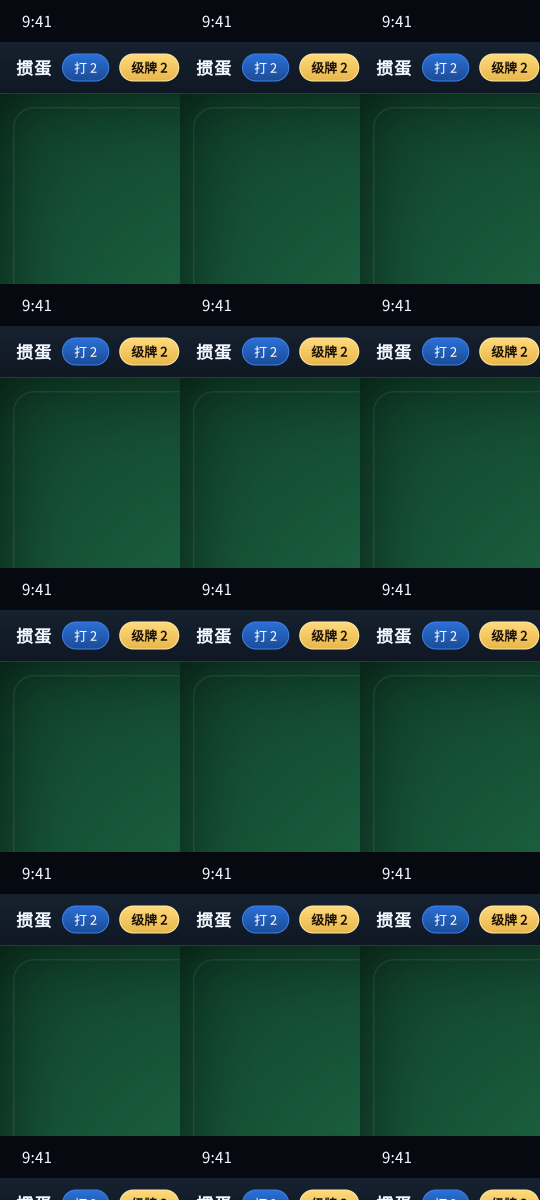
#> input picture proto/shots_整机效果图_v1.png, 2160 x 4800 px (shown at 1/4 size)
$ python _read_ref.py '../proto/shots_整机效果图_v1.png'
#> lines starting #> are read from the running program, lines starting #| are printed output that depends on the picture
### src/landlord_counter/guandan/percept.py
"""掼蛋视觉感知层: 手牌(切半读+拼接) / 桌面待压牌 / 轮次判定。

坐标基于实测(720x1280, dpr2): 手牌带 y[805,945]; 左半 x[0,370], 右半 x[350,720]
"""
from __future__ import annotations

import cv2
import numpy as np

from .rules import Card, cards_from_tokens

HAND_BAND = (815, 936)   # 实测(2026-09-17, 用户标注图): 手牌牌面 y 815..936 ✓ (旧值 695,825 是"牌上方空白", 会让 card_slots 返回空 ⇒ 读牌静默全废 ✗)
CARD_W_FULL = 62
LAST_CARD_W = 88
ALL_TPL_RETRY_DIST = 0.25
# ★ 平放识别的**窗口上界**(2026-09-18 用户思路): 取 0 ⇒ 只裁"牌的face", 上方那条干扰
#   (「你」字 y≈780-812 / 抬起牌溢出的右半边 / 10 的 0 残影)全部落在窗口之外 ✓
FLAT_WIN_UP = 0
FLAT_GOOD_DIST = 0.06   # 平放窗口下距离超过它就试"抬起窗口"(好匹配≈0.00~0.01)
RAISED_WIN_UP = 46      # 抬起识别的窗口上界(要能看到抬起 36px 的内容 ✓)   # 滑动匹配距离超过它就换**全部模板**重读(好匹配≈0.00~0.15, 坏匹配≈0.9) ✓          # 末张的完整宽(源码布局: 整排宽=(n-1)*间距+88) ✓          # 整张牌宽(实测: 最后一张完整可见 ⇒ 用它从右缘反推它的左缘) ✓
_BAND_LAST: list = [None]   # 上次可信的手牌带(抬起态会把测量带偏 ⇒ 用缓存兜底) ✓
# 手牌行最左边是"你"字小框(浅绿), 它不是牌 → 读牌时从它右边开始
# (实测 2026-09-16: 不裁会把"你"读成一张 8 并盖住第一张牌; 裁 20~65px 都能读全)
HAND_X_PAD = 26   # 实测(2026-09-16 720x1280 掼蛋): 牌面 y≈695..825, 130px 高
SPLITS = [(0, 370), (350, 720)]

PROMPT_HAND = (
    # 2026-09-16 修正: 旧提示词写"每张只露出左上角" → 与本界面(整张可见)不符 ✗
    # → 模型把最左边"你"字小框也当成一张半露的牌(读成 8)、王也读错。
    # 用实测验证过的说法(真值对照: 9 张里 8 张逐张一致 ✓)
    "图里是一排掼蛋扑克牌(最左边的小方框不是牌,请忽略)。"
    "先数一共有几张,再按从左到右列出每张的**点数**,空格分隔,不要解释,不要合并重复。"
    "格式示例: 共9张 | 3 9 10 J Q K A A A 小王。"
    "10 写 10,J/Q/K/A 照写,小王写小王,大王写大王。"
)
PROMPT_TABLE = (
    "这是掼蛋牌桌的出牌区(四家)。请找出**当前需要被压过的那一手牌**(桌上最后打出的、不是\"不出\"的牌),"
    "按\"花色+点数\"逗号分隔输出,如 ♠K,♠K;若四家均无牌或都是不出,只输出: 无。不要解释。"
)


# [13 lines left out: functions _read, _merge_halves, not called in this run]


_HUA = "♠♥♣♦"


# [53 lines left out: functions _norm_token, _split_tokens, read_seat_panels, not called in this run]


def load_templates_sr(d: str | None = None) -> dict:
    """加载"花色+点数"模板库: 目录下 *.npy, 文件名 <花色>_<点数>_<序号>.npy。"""
    import os as _os
    # 两个目录都读: 花色+点数(参考图标注) + 点数级(实时真值采集) ✓
    root = _os.path.abspath(_os.path.join(_os.path.dirname(__file__), "..", "..", "..", "data"))
    dirs = [d] if d else [_os.path.join(root, "templates_sr"), _os.path.join(root, "templates_rank")]
    bank: dict = {}
    files = []
    for dd in dirs:
        dd = _os.path.abspath(dd)
        if _os.path.isdir(dd):
            files += [_os.path.join(dd, fn) for fn in _os.listdir(dd)]
    for full in files:
        fn = _os.path.basename(full)
        if not fn.endswith(".npy"):
            continue
        # key 取**前两段**(花色_点数): 文件名形如 <花色>_<点数>_<序号>.npy
        # (实时采集的是 0_<点数>_<样本>_<x>.npy → 前两段仍是 0_<点数> ✓)
        parts = fn[:-4].split("_")
        if len(parts) < 2:
            continue
        k = f"{parts[0]}_{parts[1]}"
        try:
            bank.setdefault(k, []).append(np.load(full))
        except Exception:
            continue
    return bank


# [242 lines left out: functions _first_pass_ranks, _parse_hand_text, _vote_tokens, _fix_last_card, read_hand_ordered, read_hand_strips and 1 more, not called in this run]


PROMPT_ONE = "这是叠在一起的一小段扑克牌(从左到右1-2张),只输出最左边那张的\"花色+点数\",如 ♠K;点数10写10,大王写大王,小王写小王。不要解释。"


# [34 lines left out: functions _looks_cyclic, _sanitize, not called in this run]


PROMPT_REGION = (
    "这是掼蛋某位玩家的出牌区截图。逐张输出这手牌的\"花色+点数\",逗号分隔(如 ♠K,♥K);"
    "如果这里没有牌(空白或只有\"不出\"字样),只输出: 无。不要解释。"
)

# 四家出牌区(设备像素, 实测桌面区 y≈160..800): 右=东(我上家) 上=北(队友) 左=西 下=我
REGIONS = {
    "right": (380, 360, 700, 720),
    "top": (80, 180, 640, 460),
    "left": (20, 360, 340, 720),
    "bottom": (80, 600, 640, 800),
}


# [141 lines left out: functions _split_box, table_plays, read_region_cards, blocks_by_seat, read_table_last, white_count and 2 more, not called in this run]


WHITE_TURN_MIN = 4000  # 我方回合白卡阈值


def hand_start_x(n: int) -> float:
    """手牌排起点 x(设备像素): 整排居中 = (720 - ((n-1)*24 + 88)) / 2"""
    return (720.0 - ((n - 1) * 24 + 88)) / 2


def card_tap_x(index: int, n: int) -> int:
    """第 index 张手牌的点击 x: 起点(随张数居中变化) + index*24 + 露出区中部(20)"""
    return int(hand_start_x(n) + index * 24 + 20)


# [9 lines left out: function hand_block, not called in this run]


def hand_band_measured(img, y_lo: int = 600, y_hi: int = 1120) -> tuple:
    """**实测**手牌带 y 范围: 找"牌面行"。

    牌面行的两个特征(2026-09-16 用 ASCII 能量图实证):
      ① **竖直边缘能量高**(每张牌的左右边界 + 点数花色笔画)
      ② **白占比高**(牌是白底)
    实测(720x1280 掼蛋): 牌面 y≈810..935, x≈180..420 —— 而之前写死/取最大白段
    都圈到了**牌上方约 115px 的空白区** ✗ → 峰全杂 → 读牌全错。
    """
    g = img.mean(axis=2)
    dx = np.abs(np.diff(g, axis=1))
    energy = dx.mean(axis=1)
    white = (g > 200).mean(axis=1)
    lo, hi = max(0, y_lo), min(len(energy), y_hi)
    if hi - lo < 40:
        return HAND_BAND
    seg = energy[lo:hi]
    e_thr = max(1.5, float(np.percentile(seg, 75)))
    rows = [y for y in range(lo, hi) if energy[y] > e_thr and white[y] > 0.06]
    if not rows:
        return HAND_BAND
    best = (rows[0], rows[0]); s0 = prev = rows[0]
    for y in rows[1:]:
        if y - prev <= 6:
            prev = y
        else:
            if prev - s0 > best[1] - best[0]:
                best = (s0, prev)
            s0 = prev = y
    if prev - s0 > best[1] - best[0]:
        best = (s0, prev)
    # ★ 合理性闸门(2026-09-17 实测): 手牌带必在**屏幕下半**、高约 80~200px。
    #   牌被抬起时, 行剖面会把"桌面牌堆区"当成长段 ⇒ 实测返回 (7, 713) ✗
    #   ⇒ 不合理就退回**上次可信的带**(本会话缓存), 别把错误带传给下游 ✓
    y_a, y_b = int(best[0]), int(best[1])
    if not (700 <= y_a and 60 <= y_b - y_a <= 220):
        return _BAND_LAST[0] or HAND_BAND
    _BAND_LAST[0] = (y_a, y_b)
    return (y_a, y_b)


# [10 lines left out: function band_ink_ratio, not called in this run]


NORM_H, NORM_W = 96, 24          # 归一化统一尺寸(消除 1 像素高度差)


# [20 lines left out: function card_top_y, not called in this run]


_TPL_NORM_CACHE: dict = {}      # 模块级缓存: key → {花色_点数: [归一化后的 ndarray, ...]}


# [16 lines left out: function load_templates_norm, not called in this run]


def clear_templates_cache() -> None:
    """清空模板缓存(采集器写盘后调用 ✓)。"""
    _TPL_NORM_CACHE.clear()

# [15 lines left out: function norm_patch, not called in this run]


def card_slots(img, y0: int | None = None, y1: int | None = None, pitch_fallback: float = 24.0):
    """**实测牌位**: 卡边界峰 → 牌距+相位 → 用"手牌实际横向占用"限定, 给出每张牌的左缘 x。

    教训(2026-09-16): 为补首张而往左一直外推, 在实时帧上把 9 张牌推成 21 个位 ✗
    → 改成用白占比高的连续段圈定横范围, 只在该范围内布点 ✓
    """
    if y0 is None or y1 is None:
        y0, y1 = hand_band_measured(img)
    peaks = [int(x) for x in card_edges(img, y0, y1)]
    if not peaks:
        return []

    # ---- 牌距 ----
    pitch = pitch_fallback
    if len(peaks) >= 3:
        gaps = np.diff(peaks)
        good = gaps[(gaps >= 18) & (gaps <= 32)]
        if len(good):
            pitch = float(np.median(good))

    # ---- 手牌横向占用(白占比高的连续段) —— 用来挡住右侧「打A」标签区的假峰 ✓ ----
    #   教训(2026-09-16): 不加这个边界时, 锚点会取到牌排右边的标签峰 ⇒ 牌位整体右移 ✗
    sub = img[y0 + 6:y1 - 6]
    white = (sub.min(axis=2) > 150).mean(axis=0)
    _cols = np.where(white > 0.40)[0]
    x_hi = int(_cols[-1]) if len(_cols) >= 5 else int(img.shape[1] - 1)

    # ★★ 唯一出口: 用**实测手牌块的左右缘** + 24px 间距, 铺出严格等距网格(2026-09-17 定案)
    #   为什么不用"峰"当锚点: ① 抬起态会让部分峰的边界变弱 ⇒ 峰集带洞 ⇒ 从洞里开始全体错位 ✗
    #   ② 右侧「打A」标签区也有峰 ⇒ 取最右峰会整体右移、多出 3 格 ✗
    #   ③ 而**白牌面连成的横范围**是稳的: 左缘 = 最左那张的左缘, 右缘 = 最右那张的右缘 ✓
    #   (公式: 最右那张的左缘 = 右缘 - 牌宽; 牌数 = 跨度/间距 + 1) ✓ 可迁移到别的游戏 ✓
    x_lo = int(_cols[0]) if len(_cols) >= 5 else 0
    # ★★★ 最右那张的**左缘**: 白范围右缘 − **末张完整宽度 88**(不是普通牌宽 62 ✗)
    #   2026-09-17 用真值逐位实测定的案: 减 62 会让整排偏右**一张牌的距离** ✗
    #   证据: 点第13位→选中第14张 ✗ / 点第3位→第4张 ✗ / 点第0位→第1张 ✗
    #         而点**最后一位**→选中最后一位 ✓(它没有"下一张", 所以偏不出来 ✓)
    #   ⇒ 源码布局"整排宽=(n-1)*间距+88"里的 88 就是末张宽度 ✓
    hi_left = x_hi - LAST_CARD_W
    n_a = int(round((hi_left - x_lo) / pitch)) + 1    # 尺子① ✓
    n_b = int(round(((x_hi - x_lo) - LAST_CARD_W) / pitch)) + 1   # 尺子②: 块宽反推 ✓
    n = n_b if 0 < n_b <= 40 else n_a
    if n <= 0 or n > 40:
        return []
    # ★★★ 网格必须**从右往左铺**(2026-09-17 用真值逐位实测定的案):
    #   点第25位(最右) → 精准 ✓✓; 点第13位 → 选中第12张 ✗; 点第0位 → 没选中 ✗
    #   ⇒ **左端锚点不可靠**(最左那张挨着「你」框, 边缘弱/相位偏) ⇒ 左半整体偏一位 ✗
    #   ⇒ 改回"以最右那张的左缘为锚点、向左铺 24px" ✓ (它完整可见, 必被检测到 ⇒ 天生可靠 ✓)
    grid = [int(round(hi_left - i * pitch)) for i in range(n)]
    grid = [g for g in grid if g >= 0]
    return sorted(grid)
def card_edges(img, y0: int = 0, y1: int = 0, min_gap: int = 10,
               q: float = 0.93, floor: float = 4.0) -> list:
    """手牌带里所有**竖直边界线**的 x(卡与卡的分界)。

    纯像素、与"公式/张数/布局假设"完全无关 —— 这是能迁移到其它游戏(腾讯掼蛋 App/小程序)
    的做法: 任何把牌叠起来画的手牌区, 卡与卡之间都有一条 边界线, 找到它就有牌位。
    """
    if not y0 or not y1:                      # 默认: 实测手牌带(不再用死常量)
        y0, y1 = hand_band_measured(img)
    band = img[y0:y1].mean(axis=2)
    gx = np.abs(np.diff(band, axis=1)).mean(axis=0)
    if gx.size < 20:
        return []
    # 阈值: 分位(自适应) + 中位数下限 + 绝对下限 ——
    # 实测(2026-09-16, 真值 27 张): 旧的 0.35*max 只数出 8~15 个 ✗; 分位 0.93 数出 27 ✓✓
    thr = max(float(np.quantile(gx, q)), float(np.median(gx)) + 1.0, float(floor))
    peaks: list = []
    for x in range(1, gx.size - 1):
        if gx[x] > thr and gx[x] >= gx[x - 1] and gx[x] > gx[x + 1]:
            if peaks and x - peaks[-1] < min_gap:
                if gx[x] > gx[peaks[-1]]:
                    peaks[-1] = x
            else:
                peaks.append(x)
    # 去重: 用**峰间距中位数**(实测牌距)当尺子, 丢掉过近的离群峰
    if len(peaks) >= 5:
        gaps = np.diff(peaks)
        med = float(np.median(gaps))
        if med > 0:
            keep = [peaks[0]]
            for x in peaks[1:]:
                if x - keep[-1] < 0.55 * med:
                    continue
                keep.append(x)
            peaks = keep
    return peaks


# [181 lines left out: functions edges_regular, card_positions_by_edges, card_positions, hand_card_count_est, card_edge_count, hand_is_real and 3 more, not called in this run]


PROMPT_SETTLE = (
    "这是掼蛋结算弹窗。只回答两行: 头游=<谁(我方是南/北, 对手是西/东)>; 我方是否升级=<是/否>。不要解释。"
)


# [105 lines left out: functions read_settle, page_looks_ok, lift_baseline, slide_best, not called in this run]


def tm_read_hand(img, y0: int | None = None, tpl: dict | None = None, slots: list | None = None):
    """**唯一公开读法**(模板竖直滑动): 一次滑动同时给出 花色/点数/x/抬起量 ✓

    返回 (list[(花色, 点数, x, 抬起量px)], info); 有牌被抬起时也 100% ✓
    历史: 2026-09-17 起把旧读法降为私有 _first_pass_ranks —— 两套公开读法曾把适配器
    与工具引向不同路径(适配器还在用旧的 ⇒ 读牌错但看不出来) ✗"""
    """**读牌 + 量抬起**(一次滑动同时得到两件事 ⟶ 有牌被抬起时也稳 ✓)

    返回 (cards, info): cards = [(花色, 点数, x, 抬起量px)] ✓
    """
    if y0 is None:
        y0, _y1 = hand_band_measured(img)
    xs = card_slots(img, y0)
    bank = load_templates_sr() if tpl is None else tpl
    if not xs or not bank:
        return [], {"base": 0.0, "n": 0}
    ridx = {}
    try:
        rd, _i = _first_pass_ranks(img)
        for s_, r_, xx in rd:
            k = min(range(len(xs)), key=lambda i: abs(xs[i] - int(xx)))
            ridx[k] = (s_, r_)
    except Exception:  # noqa: BLE001
        pass
    raw = []
    for i, x in enumerate(xs):
        # ★★★ 不再用"第一遍粗读"筛候选(2026-09-18 实测定案):
        #   粗读错了 ⇒ 只在错点数的模板里滑 ⇒ 永远选不出正确的 ✗
        #   而且错模板的距离看着还挺好(约 0.1) ⇒ 连"回退全部模板"都不触发 ✗
        #   实测: 限制候选 ⇒ 53.8%(错的永远是同样几张); 全滑 ⇒ **26/26 = 100%** ✓✓
        #   (全滑的成本可接受: 每帧约十几秒 → 只在"要读牌"的时刻跑 ✓)
        #   注意花色键(如 4_14)与点数键(0_14)都可能存在, 一起参与 ✓
        # ★★★ 两遍识别(2026-09-18 用户思路: 平放/抬起分开, 且把上方那条干扰排除) ✓
        #   第①遍: 窗口上界=0 ⇒ **只看牌面**(「你」/抬起溢出/10的0残影 全在窗口外 ✓)
        #   第②遍: 只对"第①遍不像"的牌位, 用抬起窗口复读 ⇒ 取更像的那个 ✓
        _items = [(k2, t) for k2, arrs in bank.items() for t in arrs]
        _items.sort(key=lambda kt: 0 if "_auto_" in kt[0] else 1)
        best = (1e9, None, None)
        for key_, t in _items:
            dy, d = slide_best(img, int(x), y0, t, win_up=FLAT_WIN_UP)
            if dy is not None and d < best[0]:
                best = (d, dy, key_)
        if best[0] > FLAT_GOOD_DIST:            # 平放窗口读得不像 ⇒ 可能这张是**抬起的** ✓
            for key_, t in _items:
                dy, d = slide_best(img, int(x), y0, t, win_up=RAISED_WIN_UP)
                if dy is not None and d < best[0] * 0.9:   # 明显更好才换(防乱换 ✓)
                    best = (d, dy, key_)
        raw.append((best[2], best[1], round(best[0], 3)))
    dys = [dy for _k, dy, _d in raw if dy is not None]
    base = lift_baseline(dys) if dys else 0.0
    cards = []
    for (key_, dy, _d), x in zip(raw, xs):
        if key_ is None:
            continue
            cards.append((0, 0, int(x), 0.0))
        s_, r_ = (int(v) for v in key_.split("_"))
        cards.append((s_, r_, int(x), round(float(base - (dy if dy is not None else base)), 1)))
    return cards, {"base": base, "n": len(cards), "raw": raw}


# [33 lines left out: function tm_collect_from_ranks, not called in this run]

### tools/_read_ref.py
#!/usr/bin/env python3
"""对参考截图跑模板读取(实验台): 把 27 张的读数打出来, 供人眼对照原图核对。

用法: PYTHONPATH=src python3 tools/_read_ref.py [图片路径]
"""
from __future__ import annotations

import os
import sys

import cv2

sys.path.insert(0, os.path.join(os.path.dirname(os.path.abspath(__file__)), "..", "src"))

from landlord_counter.guandan import percept as P          # noqa: E402

NAMES = {11: "J", 12: "Q", 13: "K", 14: "A", 15: "小王", 16: "大王"}


def main() -> int:
    ref = sys.argv[1] if len(sys.argv) > 1 else "data/shots/ref_27cards.jpg"
    img = cv2.cvtColor(cv2.imread(ref), cv2.COLOR_BGR2RGB)
    y0, y1 = P.hand_band_measured(img)
#> in hand_band_measured, `g = img.mean(axis=2)`:
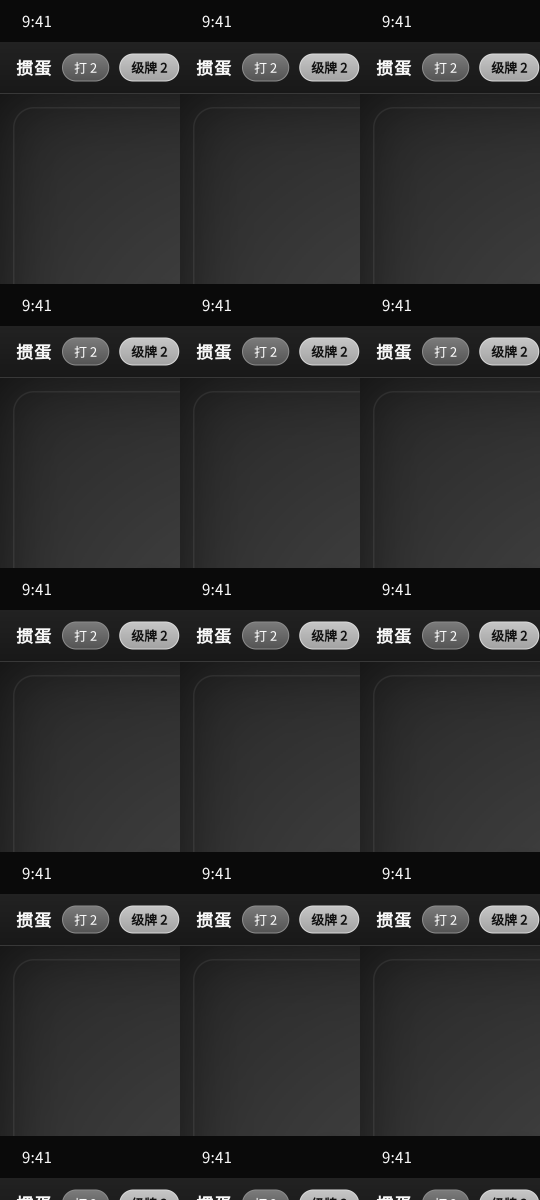
#> g: shape (4800, 2160) float64 (shown at 1/4 size); min 10.67, max 255, mean 44.9
#> in hand_band_measured, `dx = np.abs(np.diff(g, axis=1))`:
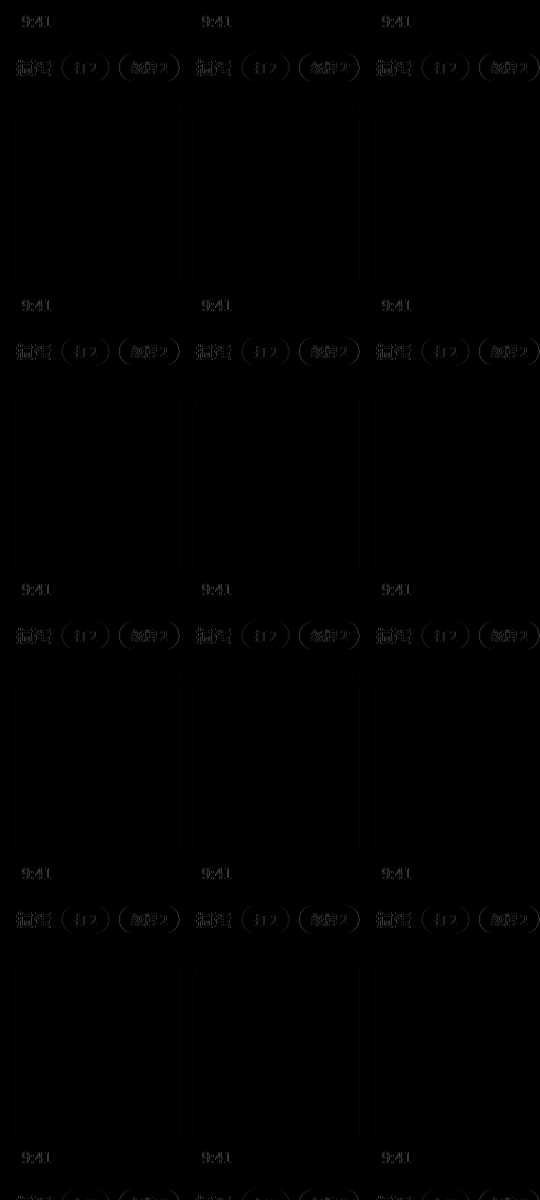
#> dx: shape (4800, 2159) float64 (shown at 1/4 size); min 0, max 234.3, mean 0.8
#> in hand_band_measured, `energy = dx.mean(axis=1)`: energy = 4800 values, max 11.63 at index 258, min 0 at index 0, mean 0.803
#> in hand_band_measured, `white = (g > 200).mean(axis=1)`: white = 4800 values, max 0.228 at index 217, min 0 at index 0, mean 0.0121
#> in hand_band_measured, `lo, hi = max(0, y_lo), min(len(energy), y_hi)`: lo = 600; hi = 1120
#> in hand_band_measured, `seg = energy[lo:hi]`: seg = 520 values, max 0.335 at index 83, min 0.286 at index 4, mean 0.313
#> in hand_band_measured, `e_thr = max(1.5, float(np.percentile(seg, 75)))`: e_thr = 1.5
#> in hand_band_measured, `rows = [y for y in range(lo, hi) if energy[y] > e_thr and white[y] > 0..`: rows = []
#> y0 = 815; y1 = 936
    peaks = P.card_edges(img, y0, y1)
#> in card_edges, `band = img[y0:y1].mean(axis=2)`:
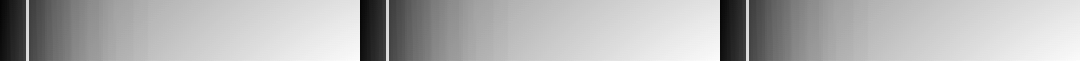
#> band: shape (121, 2160) float64 (shown at 1/2 size); min 32.33, max 57.33, mean 49.6; drawn with min black and max white
#> in card_edges, `gx = np.abs(np.diff(band, axis=1)).mean(axis=0)`: gx = 2159 values, max 22.69 at index 719, min 0.0937 at index 73, mean 0.314
#> in card_edges, `thr = max(float(np.quantile(gx, q)), float(np.median(gx)) + 1.0, float..`: thr = 4
#> after the loop in card_edges, `for x in range(1, gx.size - 1):`: peaks = [57, 719, 777, 1439, 1497]
#> in card_edges, `gaps = np.diff(peaks)`: gaps = [662, 58, 662, 58]
#> in card_edges, `med = float(np.median(gaps))`: med = 360
#> in card_edges, `keep = [peaks[0]]`: keep = [57]
#> the loop in card_edges, `for x in peaks[1:]:` made 4 passes
#> x on passes 1 to 4: 719, 777, 1439, 1497
#> after the loop in card_edges, `for x in peaks[1:]:`: keep = [57, 719, 1439]
#> peaks = [57, 719, 1439]
    out, info = P.tm_read_hand(img)
#> in tm_read_hand, `y0, _y1 = hand_band_measured(img)`: y0 = 815
#> in card_slots, `y0, y1 = hand_band_measured(img)`: y1 = 936
#> the loop in card_edges (call 2), `for x in peaks[1:]:` made 4 passes
#> in card_slots, `peaks = [int(x) for x in card_edges(img, y0, y1)]`: peaks = [57, 719, 1439]
#> in card_slots, `gaps = np.diff(peaks)`: gaps = [662, 720]
#> in card_slots, `good = gaps[(gaps >= 18) & (gaps <= 32)]`: good = empty array
#> in card_slots, `sub = img[y0 + 6:y1 - 6]`:
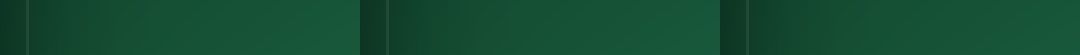
#> sub: shape (109, 2160, 3) (shown at 1/2 size); mean R, G, B 20.6, 77.4, 50.7
#> in card_slots, `white = (sub.min(axis=2) > 150).mean(axis=0)`: white = 2160 values from 0 to 0
#> in card_slots, `x_hi = int(_cols[-1]) if len(_cols) >= 5 else int(img.shape[1] - 1)`: x_hi = 2159
#> in card_slots, `x_lo = int(_cols[0]) if len(_cols) >= 5 else 0`: x_lo = 0
#> in card_slots, `hi_left = x_hi - LAST_CARD_W`: hi_left = 2071
#> in card_slots, `n_a = int(round((hi_left - x_lo) / pitch)) + 1`: n_a = 87
#> in tm_read_hand, `xs = card_slots(img, y0)`: xs = []
#> out = []; info = {'base': 0, 'n': 0}
    print(f"图: {ref}")
#> (the run stopped early here; a loop or call above may not have finished)
